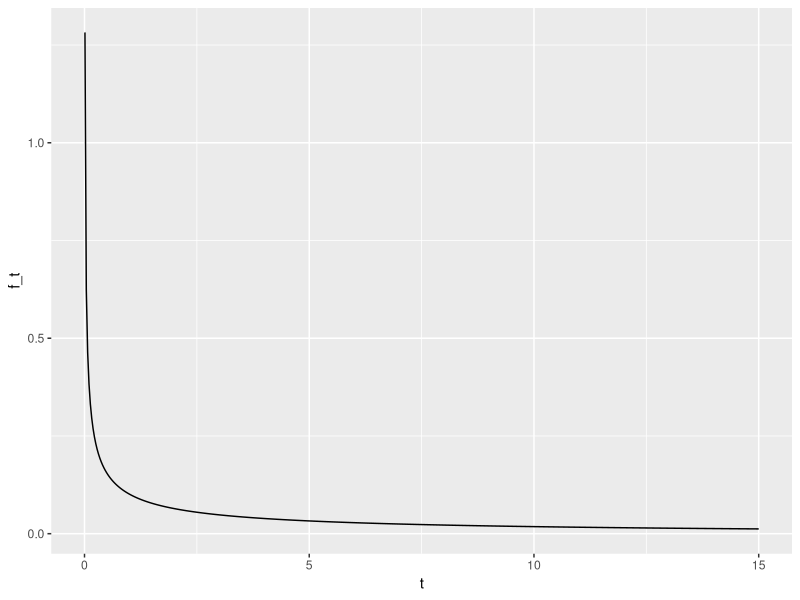
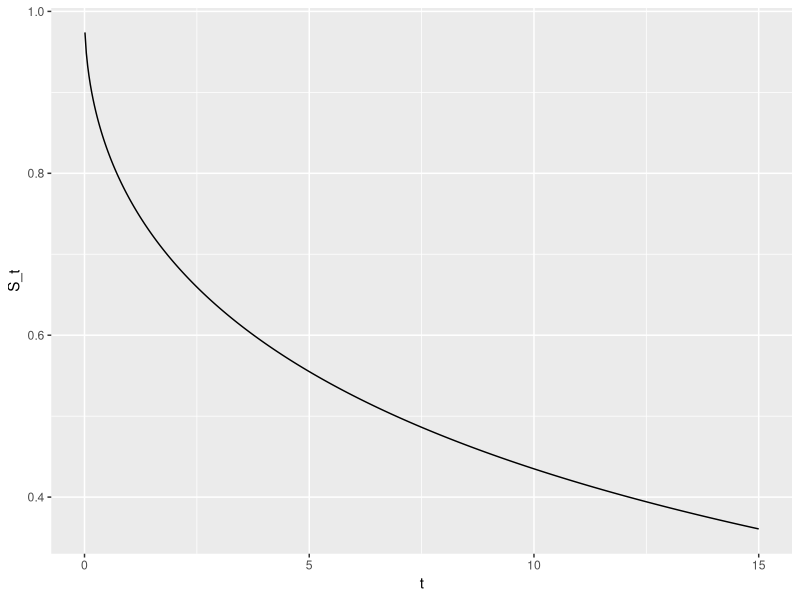
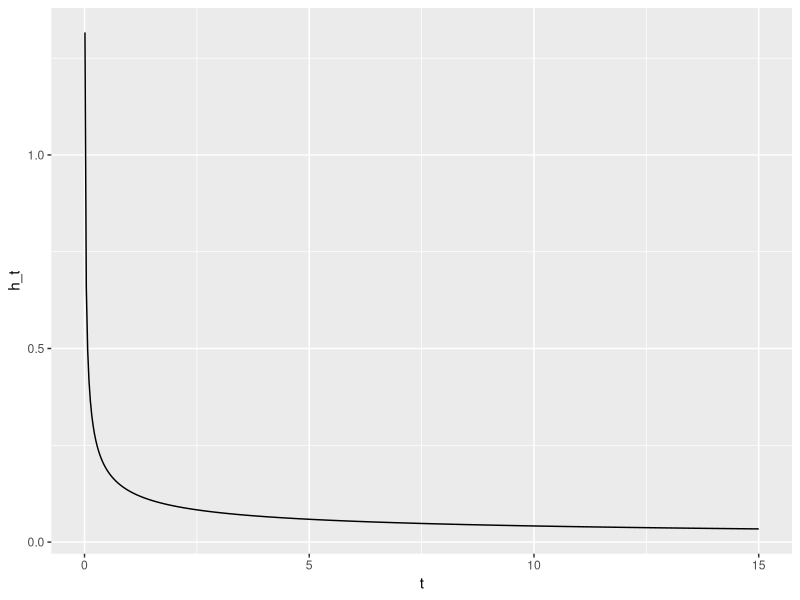
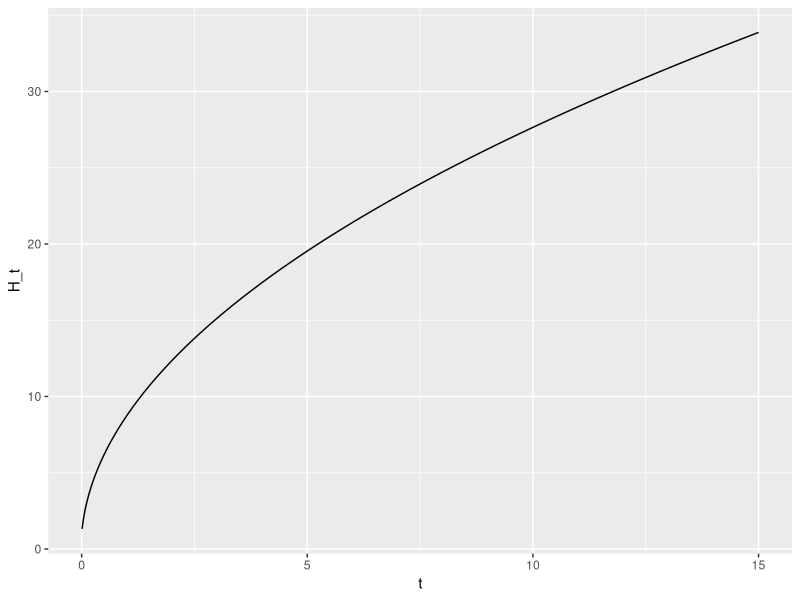
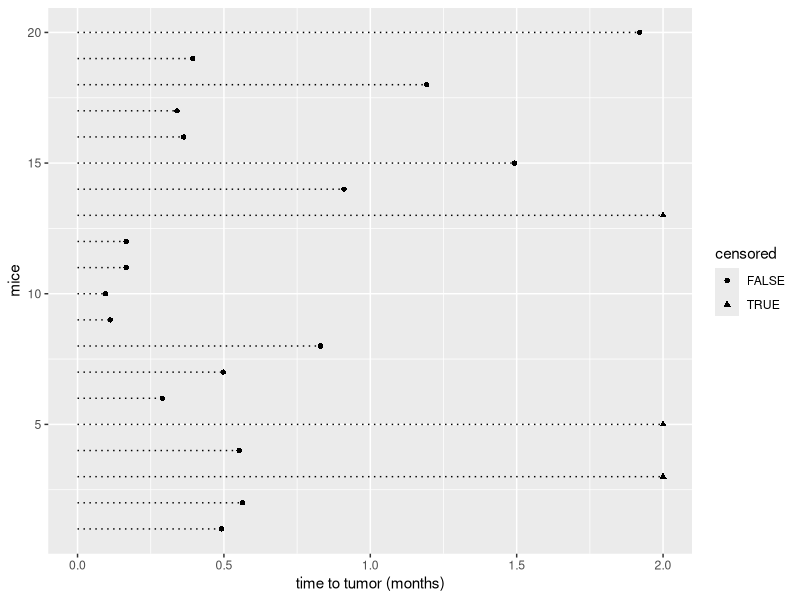

Reproduce these figures in R, in order.
## ---- chunk 1
knitr::opts_chunk$set(echo = TRUE)
knitr::opts_knit$set(root.dir=file.path("/home/nathan/Dropbox/njames/school/PhD/courses/2018_19/ta_surv_anlys2/labs/lab2"))

library(tidyverse)
## ---- chunk 2
# Note: Weibull has different parameterization in K&M textbook and R
# K&M param Weibull(alpha, lambda)
# R param Weibull(shape, scale)
# shape = alpha
# scale = (1/lambda)^(1/alpha)

# set parameters
t <- seq(0.01, 15, length=500)
alpha <- 0.5
lambda <- 0.26328

# density f(t)
f_t <- dweibull(t, shape=alpha, scale=(1/lambda)^(1/alpha))
qplot(x=t, y=f_t, geom='line')

# Survival function S(t)
S_t <- pweibull(t, shape=alpha, scale=(1/lambda)^(1/alpha), lower.tail=FALSE)
qplot(x=t, y=S_t, geom='line')

# hazard function h(t)
h_t <- f_t/S_t
qplot(x=t, y=h_t, geom='line')

# Cumulative hazard H(t)
H_t = cumsum(h_t)
qplot(x=t, y=H_t, geom='line')
## ---- chunk 3
set.seed(234)

#simulate 20 event times from exp(1) and censor times > 2 months
( mice20<-list(t0=rexp(20,1)) %>% 
    as.tibble() %>% 
    mutate(censored=t0>2, t=if_else(censored,2,t0)) )

#plot data
ggplot(mice20, aes(x=t, y=1:20, shape=censored) ) +
  geom_segment(aes(x=0, y=1:20, xend=t, yend=1:20), linetype=3) +
  geom_point() +
  xlab("time to tumor (months)") + ylab("mice")
## ---- chunk 4
#mean and median for observed mice only (exclude censored times)
( summ1 <- filter(mice20, censored==FALSE) %>% summarise_at('t', c(mn1=mean, med1=median)) )

#mean and median ignoring censoring (treat censored time as event time)
( summ2 <- summarise_at(mice20, 't', c(mn2=mean, med2=median)) )
## ---- chunk 5
#get MLE of mean and median
summ3 <- mutate(mice20, event=(censored==FALSE)) %>% 
  summarise_at(c('t','event'), sum) %>% 
  transmute(mnMLE=t/event, medMLE=log(2)*mnMLE)

#compare mean and median estimates
bind_cols(summ1, summ2, summ3)
## ---- chunk 6
#simulate 10000 events times from exp(1), censor times > 2 months


#mean and median for observed mice only (exclude censored times)


#mean and median ignoring censoring (treat censored time as event time)


#get MLE of mean and median


#compare mean and median estimates

## ---- chunk 7
#create entry time, time-to-event (after entry), censored time and indicator, and observed time for 35 participants


#mean and median for observed (exclude censored times)


#mean and median ignoring censoring (treat censored time as event time)


#get MLE of mean and median


#compare mean and median estimates

## ---- chunk 8

## ---- chunk 9
#mean in original sample

#mean in only truncated data

# mean MLE = 1/lambda_hat 
# lambda_hat = n/sum(x_i - y_i)
# x_i is (truncated) event time and y_i is truncation time


